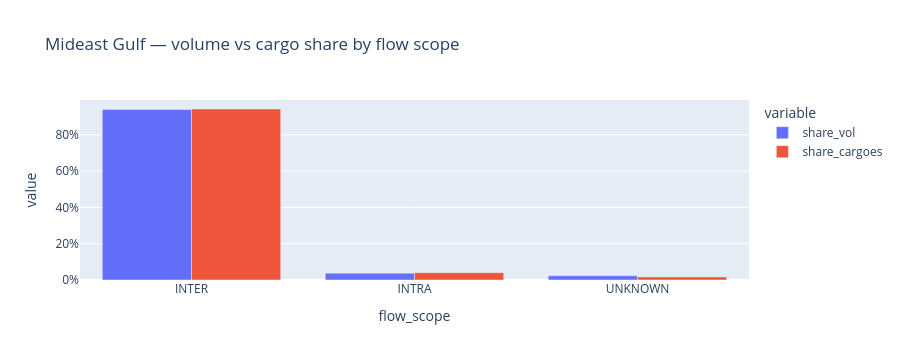
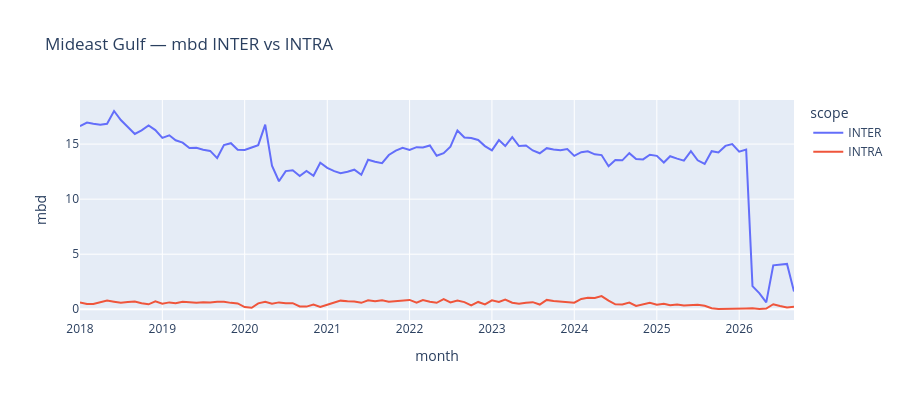

Write notebook code for charts like these, in order.
### Markdown cell above
## 0. Intra vs inter (always shown)

### Code cell
fs = flow_scope_summary(df_all)
display(fs)
fig = px.bar(
    fs, x="flow_scope", y=["share_vol", "share_cargoes"], barmode="group",
    title=f"{cdef.label} — volume vs cargo share by flow scope",
)
fig.update_layout(height=360, yaxis_tickformat=".0%")
fig.show()

cmp_scope = compare_flow_scopes(df_all)
display(Markdown("### Metrics: ALL vs INTER vs INTRA"))
display(cmp_scope.T)

m_inter = monthly_export_mbd(apply_flow_scope(df_all, "INTER")).assign(scope="INTER")
m_intra = monthly_export_mbd(apply_flow_scope(df_all, "INTRA")).assign(scope="INTRA")
m_both = pd.concat([m_inter, m_intra], ignore_index=True)
if len(m_both):
    fig2 = px.line(m_both, x="month", y="mbd", color="scope",
                   title=f"{cdef.label} — mbd INTER vs INTRA")
    fig2.update_layout(height=400)
    fig2.show()
